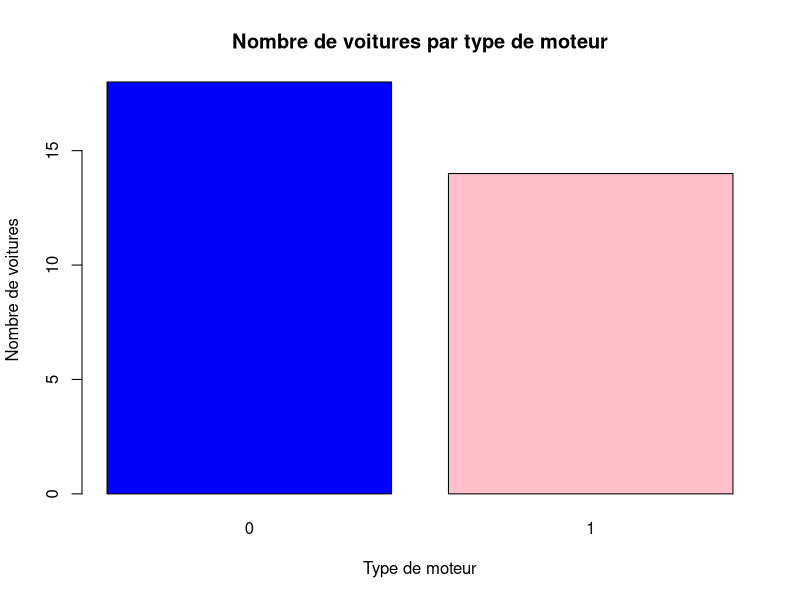
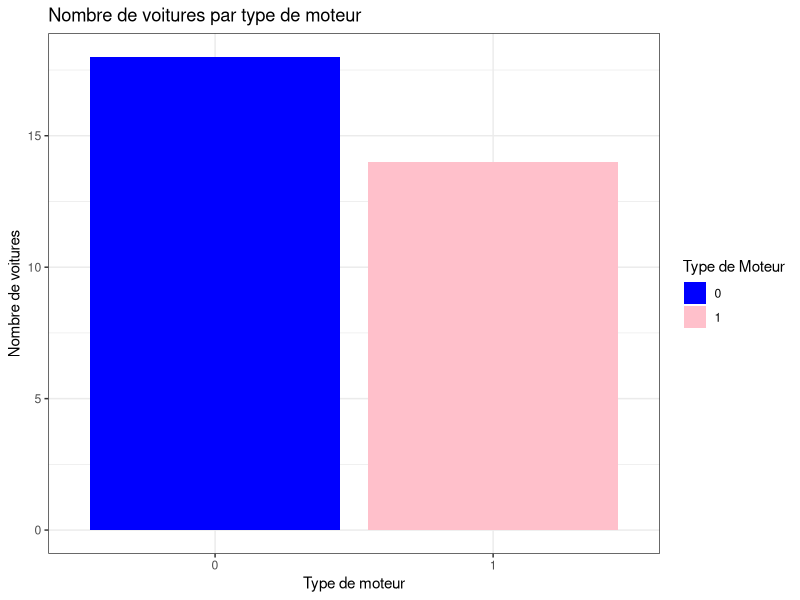
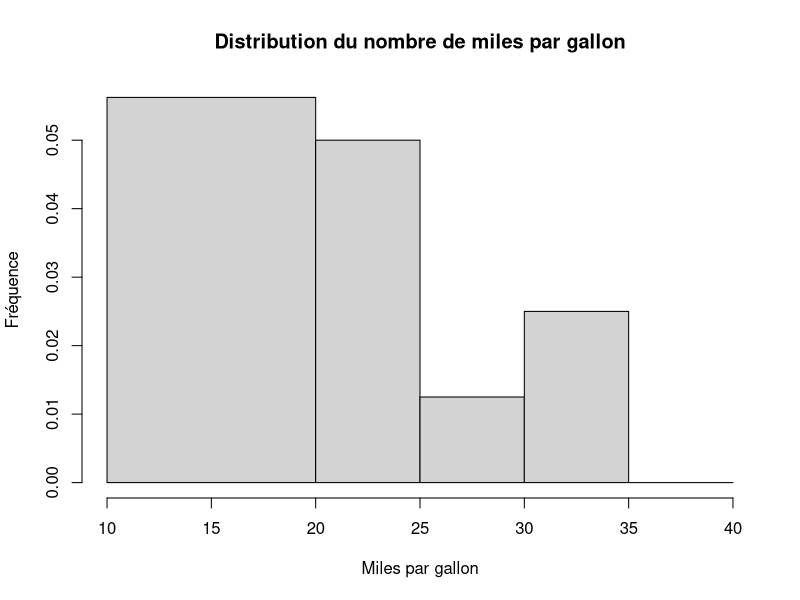
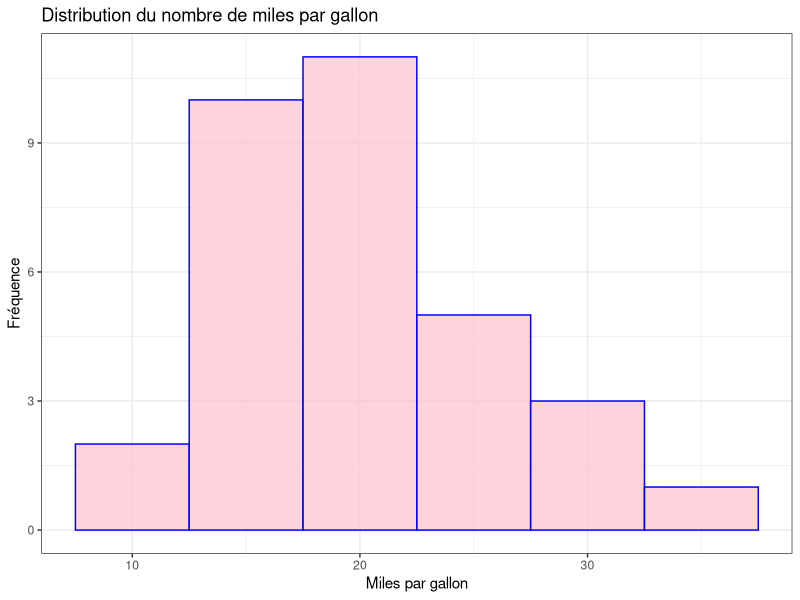
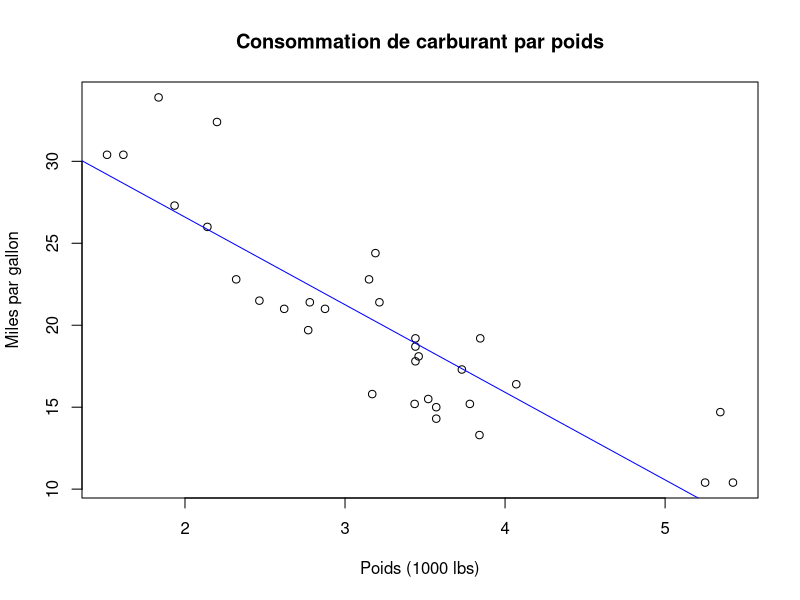
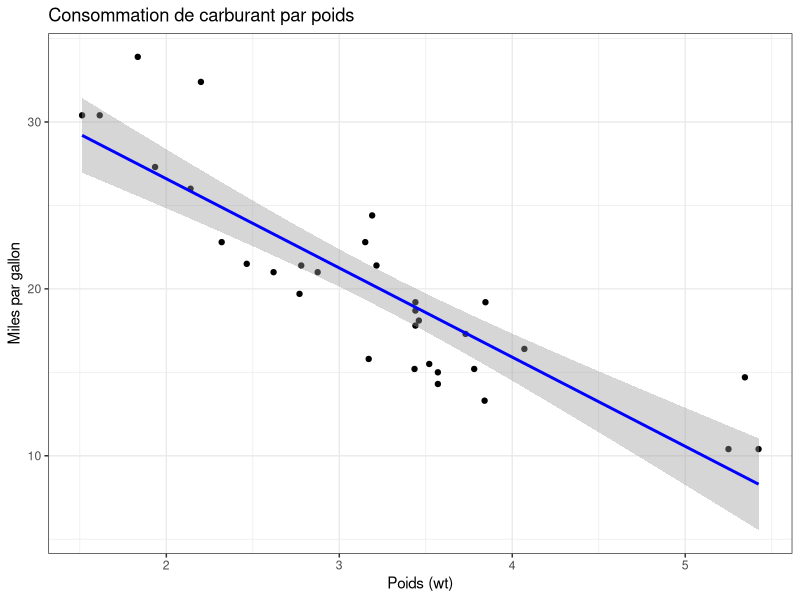
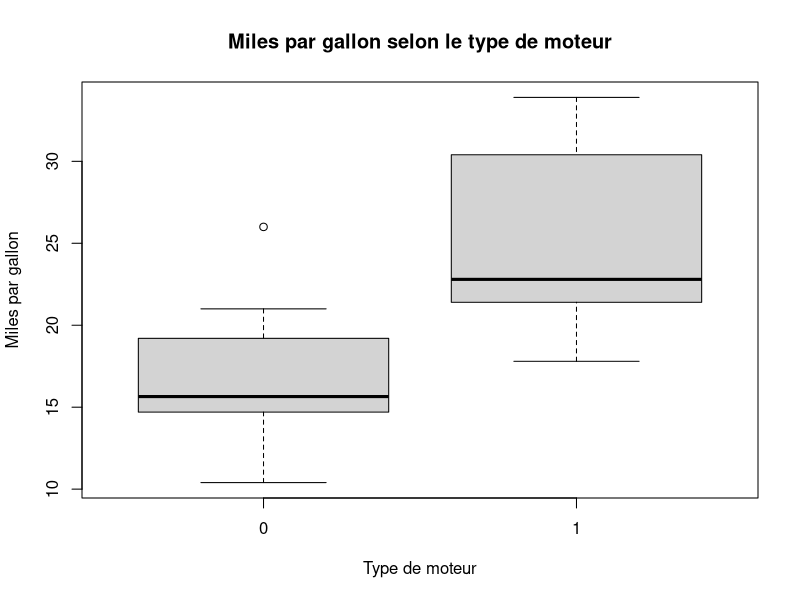
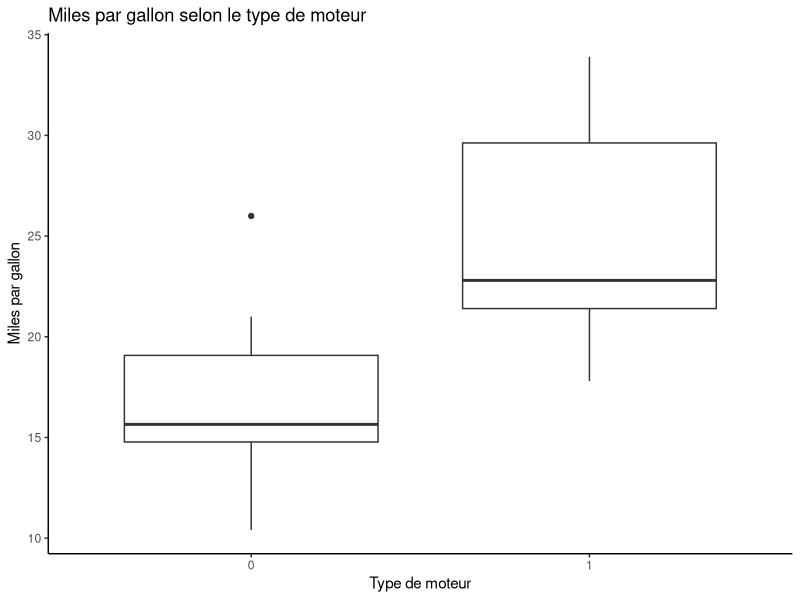

Write R code to recreate these figures, in order.
## ---- chunk 1
# Chargement des packages nécessaires pour la visualisation
library(ggplot2)
library(gridExtra)
## ---- chunk 2
# Calcul de la distribution des types de moteurs
distribution_moteur <- table(mtcars$vs)

# Création d'un barplot avec R base
barplot(distribution_moteur, main = "Nombre de voitures par type de moteur",
        xlab = "Type de moteur", ylab = "Nombre de voitures", col = c("blue", "pink"))

# Création d'un barplot avec ggplot2
ggplot(mtcars, aes(x = factor(vs), fill = factor(vs))) +
  geom_bar() +
  labs(title = "Nombre de voitures par type de moteur", x = "Type de moteur", y = "Nombre de voitures") +
  scale_fill_manual(values = c("blue", "pink"), name = "Type de Moteur") +
  theme_bw()
## ---- chunk 3
# Histogramme avec R base
hist(mtcars$mpg, breaks = c(10, 20, 25, 30, 35, 40),
     main = "Distribution du nombre de miles par gallon", xlab = "Miles par gallon", ylab = "Fréquence")

# Histogramme avec ggplot2
ggplot(mtcars, aes(x = mpg)) +
  geom_histogram(binwidth = 5, fill = "pink", color = "blue", alpha = 0.7) +
  labs(title = "Distribution du nombre de miles par gallon", x = "Miles par gallon", y = "Fréquence") +
  theme_bw()
## ---- chunk 4
# Scatter plot avec R base
plot(mtcars$wt, mtcars$mpg, main = "Consommation de carburant par poids",
     xlab = "Poids (1000 lbs)", ylab = "Miles par gallon")
abline(lm(mpg ~ wt, data = mtcars), col = "blue")

# Scatter plot avec ggplot2
ggplot(mtcars, aes(x = wt, y = mpg)) +
  geom_point() +
  geom_smooth(method = "lm", se = TRUE, color = "blue") +
  labs(title = "Consommation de carburant par poids", x = "Poids (wt)", y = "Miles par gallon") +
  theme_bw()
## ---- chunk 5
  # Boxplot avec R base
boxplot(mpg ~ vs, data = mtcars, main = "Miles par gallon selon le type de moteur",
        xlab = "Type de moteur", ylab = "Miles par gallon")

# Boxplot avec ggplot2
ggplot(mtcars, aes(x = factor(vs), y = mpg)) +
  geom_boxplot() +
  labs(title = "Miles par gallon selon le type de moteur", x = "Type de moteur", y = "Miles par gallon") +
  theme_classic()
